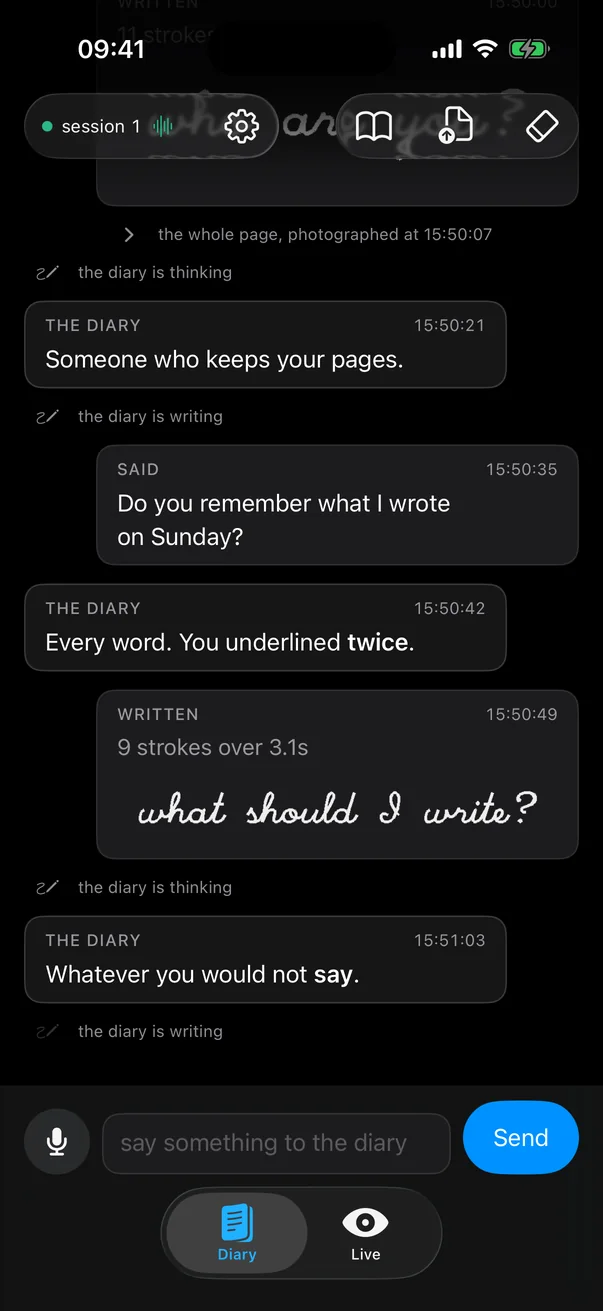
#> input picture apps/site/assets/img/app-dark-sm.webp, 603 x 1311 px
$ python -i image.py   (imports and definitions only)
#> lines starting #> are read from the running program, lines starting #| are printed output that depends on the picture
"""Turn a bitmap into pen strokes.

The tablet can only be given lines, so a photograph has to become line art
before it can be drawn. Tracing brightness contours gives a topographic sort
of portrait that survives being reduced to a few hundred pen strokes, which
is roughly the budget before a drawing takes longer than anyone will watch.
"""

from pathlib import Path

from PIL import Image, ImageFilter, ImageOps

Point = tuple[float, float]
Polyline = list[Point]


def trace(
    source: Path,
    levels: tuple[int, ...] = (60, 100, 140, 180, 215),
    width: int = 240,
    smooth: float = 1.0,
    min_length: float = 5.0,
    epsilon: float = 0.5,
) -> list[Polyline]:
    """Trace brightness contours, in a 0..1 by 0..1 coordinate space."""
#> called with levels = (60, 100, 140, 180, 215), width = 240, smooth = 1, min_length = 5, epsilon = 0.5
    image = Image.open(source).convert("L")
    image = ImageOps.autocontrast(image)
    height = max(1, round(image.height * width / image.width))
#> height = 522
    image = image.resize((width, height), Image.LANCZOS)
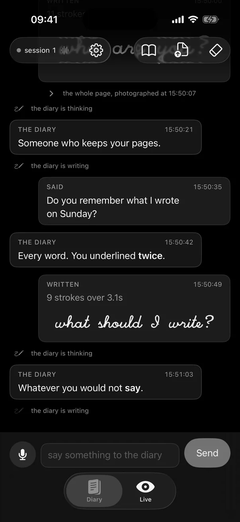
#> image: PIL image 240x522 L; min 0, max 255, mean 22
    if smooth:
        image = image.filter(ImageFilter.GaussianBlur(smooth))
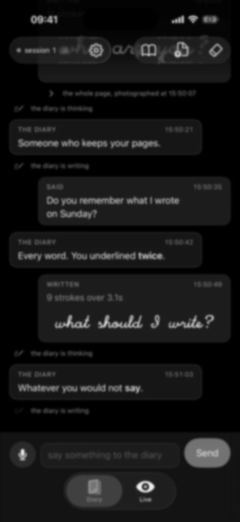
#> image: PIL image 240x522 L; min 0, max 240, mean 21.9

    pixels = list(image.getdata())
#> pixels = 125280 items
    grid = [pixels[row * width : (row + 1) * width] for row in range(height)]
#> grid = 522 items

    strokes: list[Polyline] = []
    for level in levels:
        for path in _contours(grid, width, height, level):
            # Judge a contour by how far it runs, not by how many points it
            # needs: simplifying first would throw away long straight edges.
            if _length(path) < min_length:
                continue
            simple = _simplify(path, epsilon)
            strokes.append([(x / (width - 1), y / (height - 1)) for x, y in simple])
    return strokes


def _length(path: Polyline) -> float:
    return sum(
        ((b[0] - a[0]) ** 2 + (b[1] - a[1]) ** 2) ** 0.5
        for a, b in zip(path, path[1:])
    )


def place(
    strokes: list[Polyline], box: tuple[float, float, float, float]
) -> list[Polyline]:
    """Fit normalised strokes into a screen-space box, keeping aspect."""
    x, y, w, h = box
    return [[(x + px * w, y + py * h) for px, py in stroke] for stroke in strokes]


def _contours(grid, width: int, height: int, level: int) -> list[Polyline]:
    """Marching squares: collect iso-level segments, then join them up."""
#> called with width = 240, height = 522, level = 60
    segments: list[tuple[Point, Point]] = []
    for row in range(height - 1):
        for col in range(width - 1):
            a = grid[row][col]
            b = grid[row][col + 1]
            c = grid[row + 1][col + 1]
            d = grid[row + 1][col]
            index = (a > level) | ((b > level) << 1) | ((c > level) << 2) | ((d > level) << 3)
            if index in (0, 15):
                continue
            top = (col + _lerp(a, b, level), row)
            right = (col + 1, row + _lerp(b, c, level))
            bottom = (col + _lerp(d, c, level), row + 1)
            left = (col, row + _lerp(a, d, level))
            for pair in _CASES[index]:
                edges = {"t": top, "r": right, "b": bottom, "l": left}
                segments.append((edges[pair[0]], edges[pair[1]]))
#> after the loop, segments = 4462 items
    return _join(segments)


def _lerp(a: int, b: int, level: int) -> float:
    if a == b:
        return 0.5
    return min(1.0, max(0.0, (level - a) / (b - a)))


# Which edges each marching-squares case connects.
_CASES: dict[int, tuple[str, ...]] = {
    1: ("lt",), 2: ("tr",), 3: ("lr",), 4: ("rb",), 5: ("lt", "rb"),
    6: ("tb",), 7: ("lb",), 8: ("bl",), 9: ("tb",), 10: ("tl", "br"),
    11: ("br",), 12: ("rl",), 13: ("rt",), 14: ("tl",),
}


def _join(segments: list[tuple[Point, Point]], tol: float = 0.02) -> list[Polyline]:
    """Chain segments that share an endpoint into continuous paths.

    Marching squares emits each segment with its own orientation, so the walk
    has to treat the links as undirected and be able to run either way out of
    a point.
    """
#> called with tol = 0.02

    def key(p: Point) -> tuple[int, int]:
        return (round(p[0] / tol), round(p[1] / tol))

    at: dict[tuple[int, int], list[int]] = {}
    for index, (a, b) in enumerate(segments):
        at.setdefault(key(a), []).append(index)
        at.setdefault(key(b), []).append(index)
#> this loop made 4462 passes
#> (a, b) on passes 1 to 3: ((33, 14.87), (32.68, 15)), ((34, 14.87), (33, 14.87)), ((34.33, 15), (34, 14.87))
#> after the loop, at = 4302 items

    used = [False] * len(segments)
#> used = 4462 items, first 6: False, False, False, False, False, False

    def walk(index: int, forward: bool) -> Polyline:
#> called with index = 0, forward = True
        a, b = segments[index]
#> a = (33, 14.87); b = (32.68, 15)
        path = [a, b] if forward else [b, a]
#> path = [(33, 14.87), (32.68, 15)]
        while True:
            here = key(path[-1])
            nxt = next((i for i in at.get(here, []) if not used[i]), None)
            if nxt is None:
                return path
            used[nxt] = True
            x, y = segments[nxt]
            path.append(y if key(x) == here else x)
#> this loop made 102 passes
#> (here, nxt, x, y) on passes 1 to 12: ((1634, 750), 15, (32.68, 15), (32, 15.25)), ((1600, 763), 14, (32, 15.25), (31.14, 16)), ((1557, 800), 56, (31.14, 16), (31, 16.18)), ((1550, 809), 55, (31, 16.18), (30.51, 17)), ((1525, 850), 82, (30.51, 17), (30.24, 18)), ((1512, 900), 97, (30.24, 18), (30.16, 19)), ((1508, 950), 116, (30.16, 19), (30.23, 20)), ((1511, 1000), 135, (30.23, 20), (30.47, 21)), ((1524, 1050), 149, (30.47, 21), (31, 21.85)), ((1550, 1093), 150, (31, 21.85), (31.11, 22)), ((1556, 1100), 178, (31.11, 22), (32, 22.76)), ((1600, 1138), 179, (32, 22.76), (32.57, 23))
#> (here, nxt, y) on pass 48: ((2700, 950), 104, (54, 19))
#> after the loop, path = 103 pairs, first value 30.16 to 56.94, second value 14.77 to 23.27; used = 4462 items, first 6: True, True, True, True, True, True

    paths: list[Polyline] = []
    for index in range(len(segments)):
        if used[index]:
            continue
        used[index] = True
        tail = walk(index, True)
#> tail has the same summary as path in walk
        head = walk(index, False)
#> the loop in walk, `while True:` made 1 pass
#> here on pass 1: (1650, 743)
#> head = [(32.68, 15), (33, 14.87)]
        # walk() replays the seed segment in both directions; drop one copy.
        paths.append(head[::-1][:-2] + tail)
    return paths


def _simplify(path: Polyline, epsilon: float) -> Polyline:
    """Ramer-Douglas-Peucker, so straight runs cost one stroke segment."""
    if len(path) < 3:
        return path
    ax, ay = path[0]
    bx, by = path[-1]
    dx, dy = bx - ax, by - ay
    norm = (dx * dx + dy * dy) ** 0.5
    worst, index = 0.0, 0
    for i in range(1, len(path) - 1):
        px, py = path[i]
        if norm == 0:
            distance = ((px - ax) ** 2 + (py - ay) ** 2) ** 0.5
        else:
            distance = abs(dy * px - dx * py + bx * ay - by * ax) / norm
        if distance > worst:
            worst, index = distance, i
    if worst <= epsilon:
        return [path[0], path[-1]]
    return _simplify(path[: index + 1], epsilon)[:-1] + _simplify(path[index:], epsilon)

>>> result = trace('../../../../apps/site/assets/img/app-dark-sm.webp')
